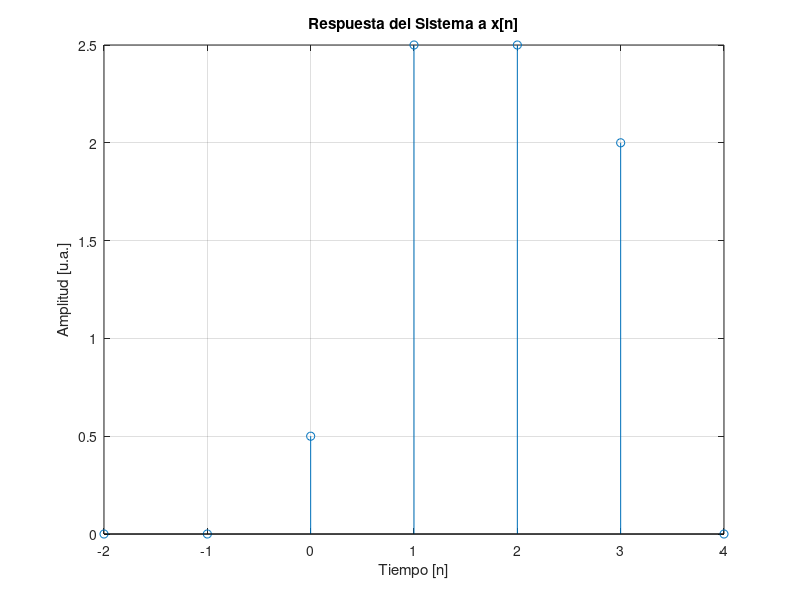

Reproduce this figure in MATLAB.
% GENERAMOS LOS VECTORES INICIALES
h  = [0,0,1,1,1,0,0];   % Respuesta al impulso
x  = [0,0,0.5,2,0,0,0]; % Señal de entrada
h2 = zeros(2,7);        % Vector auxiliar 

y  = zeros(1,7);        

% CALCULAMOS LAS RESPUESTAS AL IMPULSO DE CADA MUESTRA EN X[N]
h2(1,:) = h.*x(3);              % Respuesta al impulso en x(3) en fila 1 
h2(2,:) = circshift(h,1).*x(4); % Respuesta al impulso en x(4) en fila 2 

% CALCULAMOS LA SUMA DE LAS RESPUESTAS AL IMPULSO 
y  = sum(h2,1);         % Suma de respuestas al impulso (2 filas)

% GRAFICAMOS LA RESPUESTA TOTAL Y[N]
figure(1);
stem(-2:4,y);
title('Respuesta del Sistema a x[n]');
ylabel('Amplitud [u.a.]');
xlabel('Tiempo [n]');
grid on;
